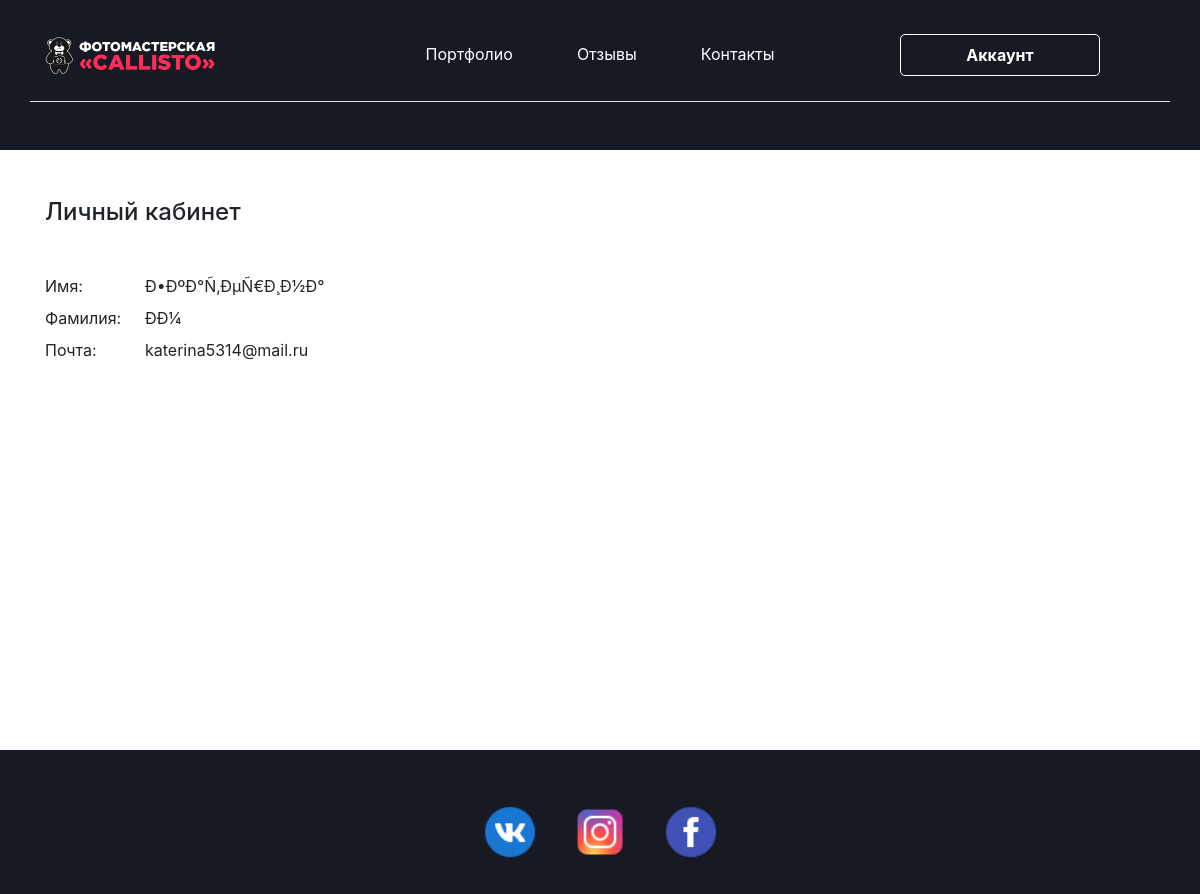
Page /profile.php (signed in) on the committed database.
### tables this page shows
CREATE TABLE `users` (
  `user_id` int(11) NOT NULL auto_increment,
  `first_name` varchar(20) NOT NULL,
  `last_name` varchar(20) NOT NULL,
  `user_login` varchar(30) default NULL,
  `user_password` varchar(32) default NULL,
  `user_hash` varchar(32) default NULL,
  `user_ip` int(11) default NULL,
  PRIMARY KEY  (`user_id`)
);

### check.php (called while the page is built, shortened)
<?php
if (isset($_SESSION['id']))
{
    $isLogin = true;
}
else
{
    $isLogin = false;
}
?>

### profile.php (the view)
<?php
include "header.php";
?>
	<main class="pt-5">
		<div class="container">
			<?php
			if ($isLogin){
				$link = getConnection();
				$query = mysqli_query($link, "SELECT * FROM users WHERE user_id = '".intval($_SESSION['id'])."' LIMIT 1");
    			$userdata = mysqli_fetch_assoc($query);
				?>
				<h4 class="text-gray mb-5">Личный кабинет</h4>
				<div class="profile-info-block">
					<label>Имя:</label><span><?php echo $userdata["first_name"] ?></span>
				</div>
				<div class="profile-info-block">
					<label>Фамилия:</label><span><?php echo $userdata["last_name"] ?></span>
				</div>
				<div class="profile-info-block">
					<label>Почта:</label><span><?php echo $userdata["user_login"] ?></span>
				</div>
			<?php } else {
				header("Location: noaccess.php");
			} ?>
		</div>
	</main>
<?php
include "footer.php";
?>

### style.css (style rules this page uses)
body { background-color: #181a23; padding: 10px 0; }
main { min-height: 600px; background-color: white; }
.profile-info-block label { width: 100px; display: inline-block; }

### rows in the picture
users: first_name "Ð•ÐºÐ°Ñ‚ÐµÑ€Ð¸Ð½Ð°", last_name "Ð­Ð¼", user_login "katerina5314@mail.ru"
